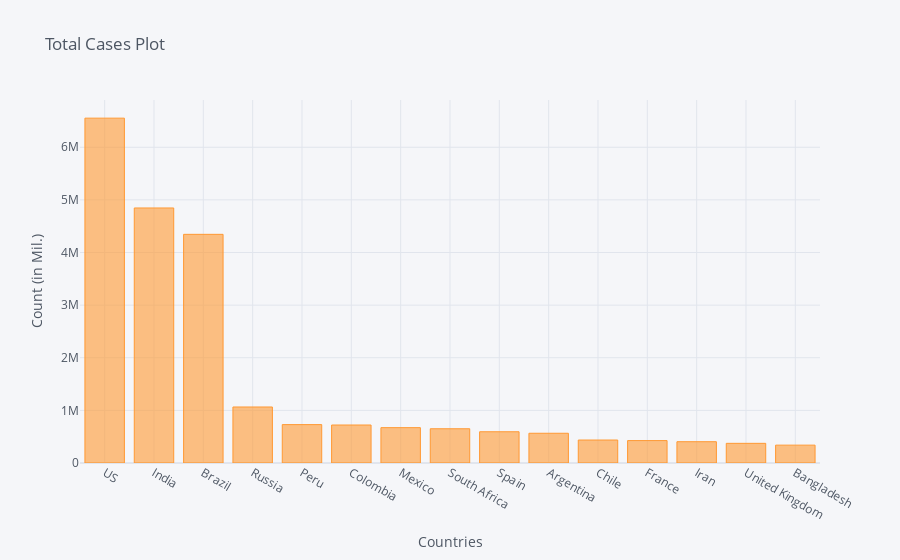

Notebook cell for this chart:
### Code cell
corona_dframe_agg_plot.iplot(kind='bar', x='Country/Region', y='9/14/20',
                             title='Total Cases Plot',xTitle='Countries',yTitle='Count (in Mil.)')

### Figure 1 — Plotly figure (JSON) as saved in the notebook; plotly's stock layout.template omitted (floating-point values rounded to 4 significant figures)
{"data": [{"marker": {"color": "rgba(255, 153, 51, 0.6)", "line": {"color": "rgba(255, 153, 51, 1.0)", "width": 1}}, "name": "9/14/20", "orientation": "v", "text": "", "type": "bar", "x": ["US", "India", "Brazil", "Russia", "Peru", "Colombia", "Mexico", "South Africa", "Spain", "Argentina", "Chile", "France", "Iran", "United Kingdom", "Bangladesh"], "y": [6553399, 4846427, 4345610, 1064438, 729619, 721892, 671716, 650749, 593730, 565446, 436433, 425870, 404648, 373555, 339332]}], "layout": {"legend": {"bgcolor": "#F5F6F9", "font": {"color": "#4D5663"}}, "paper_bgcolor": "#F5F6F9", "plot_bgcolor": "#F5F6F9", "title": {"font": {"color": "#4D5663"}, "text": "Total Cases Plot"}, "xaxis": {"gridcolor": "#E1E5ED", "showgrid": true, "tickfont": {"color": "#4D5663"}, "title": {"font": {"color": "#4D5663"}, "text": "Countries"}, "zerolinecolor": "#E1E5ED"}, "yaxis": {"gridcolor": "#E1E5ED", "showgrid": true, "tickfont": {"color": "#4D5663"}, "title": {"font": {"color": "#4D5663"}, "text": "Count (in Mil.)"}, "zerolinecolor": "#E1E5ED"}}}
